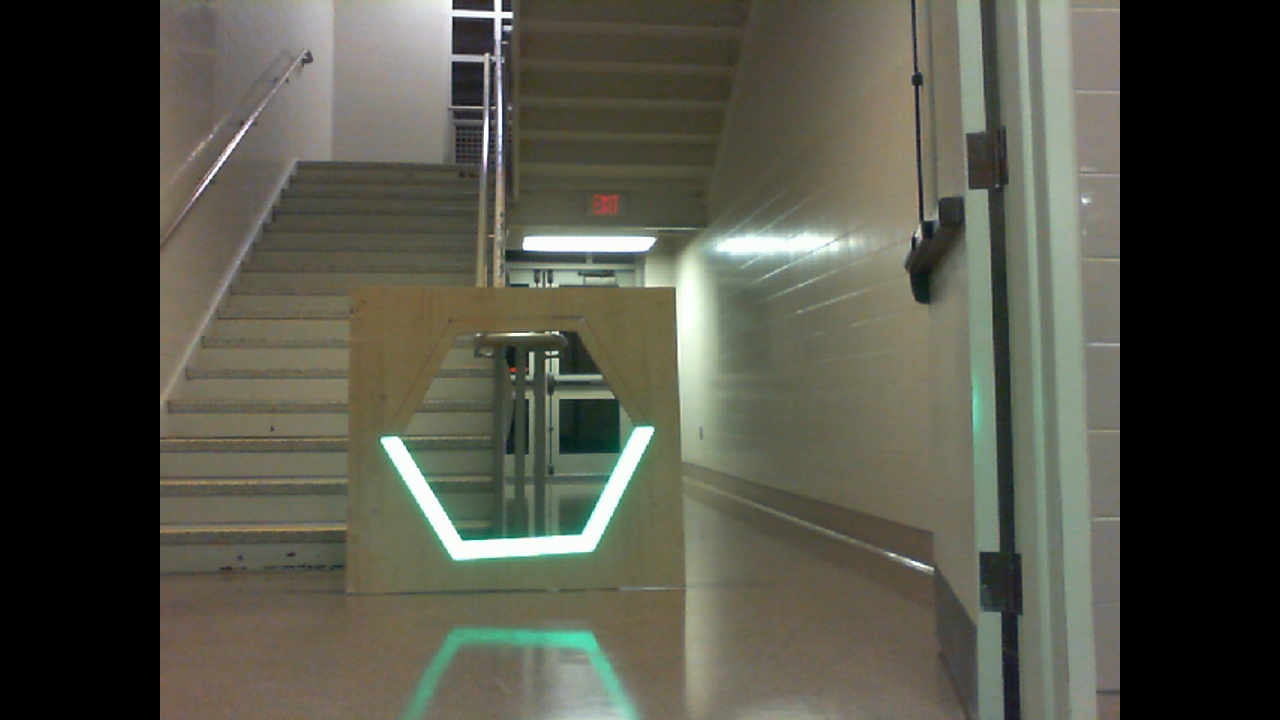
#> input picture local_frame.jpg, 1280 x 720 px
$ python -i grip_three_convexhull_trials.py   (imports and definitions only)   (older library calls are emulated)
#> lines starting #> are read from the running program, lines starting #| are printed output that depends on the picture; after the words box and inside, x2 and y2 are one past the last pixel; in counts of white or black regions, pixels touching at a corner belong together
#> further down, picture is the input picture: shape (720, 1280, 3); mean B, G, R 70.4, 82.2, 81.8
import cv2
import numpy
import math
from enum import Enum

class TapeRecCodeThreeTrials:
    """
    An OpenCV pipeline generated by GRIP.
    """

    def __init__(self):
        """initializes all values to presets or None if need to be set
        """

        self.__cv_resize_dsize = (0, 0)
        self.__cv_resize_fx = 1.0
        self.__cv_resize_fy = 1.0
        self.__cv_resize_interpolation = cv2.INTER_LINEAR

        self.cv_resize_output = None

        self.__blur_input = self.cv_resize_output
        self.__blur_type = BlurType.Bilateral_Filter
        self.__blur_radius = 0.0

        self.blur_output = None

        self.__hsl_threshold_input = self.blur_output
        self.__hsl_threshold_hue = [9.050352694584394, 45.47823477955659]
        self.__hsl_threshold_saturation = [7.65737122278156, 195.93506339877877]
        self.__hsl_threshold_luminance = [172.56124556362067, 255.0]

        self.hsl_threshold_output = None

        self.__mask_input = self.blur_output
        self.__mask_mask = self.hsl_threshold_output

        self.mask_output = None

        self.__rgb_threshold_input = self.mask_output
        self.__rgb_threshold_red = [0.0, 255.0]
        self.__rgb_threshold_green = [0.0, 255.0]
        self.__rgb_threshold_blue = [215.55755395683448, 255.0]

        self.rgb_threshold_output = None

        self.__find_contours_input = self.rgb_threshold_output
        self.__find_contours_external_only = False

        self.find_contours_output = None

        self.__convex_hulls_contours = self.find_contours_output

        self.convex_hulls_output = None

        self.__filter_contours_contours = self.convex_hulls_output
        self.__filter_contours_min_area = 200.0
        self.__filter_contours_min_perimeter = 100.0
        self.__filter_contours_min_width = 0.0
        self.__filter_contours_max_width = 100000.0
        self.__filter_contours_min_height = 0.0
        self.__filter_contours_max_height = 100000.0
        self.__filter_contours_solidity = [0, 100]
        self.__filter_contours_max_vertices = 1000000.0
        self.__filter_contours_min_vertices = 0.0
        self.__filter_contours_min_ratio = 0.0
        self.__filter_contours_max_ratio = 1000.0

        self.filter_contours_output = None


    def process(self, source0):
        """
        Runs the pipeline and sets all outputs to new values.
        """
        # Step CV_resize0:
        self.__cv_resize_src = source0
        (self.cv_resize_output) = self.__cv_resize(self.__cv_resize_src, self.__cv_resize_dsize, self.__cv_resize_fx, self.__cv_resize_fy, self.__cv_resize_interpolation)

        # Step Blur0:
        self.__blur_input = self.cv_resize_output
        (self.blur_output) = self.__blur(self.__blur_input, self.__blur_type, self.__blur_radius)

        # Step HSL_Threshold0:
        self.__hsl_threshold_input = self.blur_output
        (self.hsl_threshold_output) = self.__hsl_threshold(self.__hsl_threshold_input, self.__hsl_threshold_hue, self.__hsl_threshold_saturation, self.__hsl_threshold_luminance)

        # Step Mask0:
        self.__mask_input = self.blur_output
        self.__mask_mask = self.hsl_threshold_output
        (self.mask_output) = self.__mask(self.__mask_input, self.__mask_mask)

        # Step RGB_Threshold0:
        self.__rgb_threshold_input = self.mask_output
        (self.rgb_threshold_output) = self.__rgb_threshold(self.__rgb_threshold_input, self.__rgb_threshold_red, self.__rgb_threshold_green, self.__rgb_threshold_blue)

        # Step Find_Contours0:
        self.__find_contours_input = self.rgb_threshold_output
        (self.find_contours_output) = self.__find_contours(self.__find_contours_input, self.__find_contours_external_only)

        # Step Convex_Hulls0:
        self.__convex_hulls_contours = self.find_contours_output
        (self.convex_hulls_output) = self.__convex_hulls(self.__convex_hulls_contours)

        # Step Filter_Contours0:
        self.__filter_contours_contours = self.convex_hulls_output
        (self.filter_contours_output) = self.__filter_contours(self.__filter_contours_contours, self.__filter_contours_min_area, self.__filter_contours_min_perimeter, self.__filter_contours_min_width, self.__filter_contours_max_width, self.__filter_contours_min_height, self.__filter_contours_max_height, self.__filter_contours_solidity, self.__filter_contours_max_vertices, self.__filter_contours_min_vertices, self.__filter_contours_min_ratio, self.__filter_contours_max_ratio)


    @staticmethod
    def __cv_resize(src, d_size, fx, fy, interpolation):
        """Resizes an Image.
        Args:
            src: A numpy.ndarray.
            d_size: Size to set the image.
            fx: The scale factor for the x.
            fy: The scale factor for the y.
            interpolation: Opencv enum for the type of interpolation.
        Returns:
            A resized numpy.ndarray.
        """
        return cv2.resize(src, d_size, fx=fx, fy=fy, interpolation=interpolation)

    @staticmethod
    def __blur(src, type, radius):
        """Softens an image using one of several filters.
        Args:
            src: The source mat (numpy.ndarray).
            type: The blurType to perform represented as an int.
            radius: The radius for the blur as a float.
        Returns:
            A numpy.ndarray that has been blurred.
        """
        if(type is BlurType.Box_Blur):
            ksize = int(2 * round(radius) + 1)
            return cv2.blur(src, (ksize, ksize))
        elif(type is BlurType.Gaussian_Blur):
            ksize = int(6 * round(radius) + 1)
            return cv2.GaussianBlur(src, (ksize, ksize), round(radius))
        elif(type is BlurType.Median_Filter):
            ksize = int(2 * round(radius) + 1)
            return cv2.medianBlur(src, ksize)
        else:
            return cv2.bilateralFilter(src, -1, round(radius), round(radius))

    @staticmethod
    def __hsl_threshold(input, hue, sat, lum):
        """Segment an image based on hue, saturation, and luminance ranges.
        Args:
            input: A BGR numpy.ndarray.
            hue: A list of two numbers the are the min and max hue.
            sat: A list of two numbers the are the min and max saturation.
            lum: A list of two numbers the are the min and max luminance.
        Returns:
            A black and white numpy.ndarray.
        """
        out = cv2.cvtColor(input, cv2.COLOR_BGR2HLS)
#> out: shape (720, 1280, 3); mean of channels 0, 1, 2 27.4, 77.4, 25.3
        return cv2.inRange(out, (hue[0], lum[0], sat[0]),  (hue[1], lum[1], sat[1]))
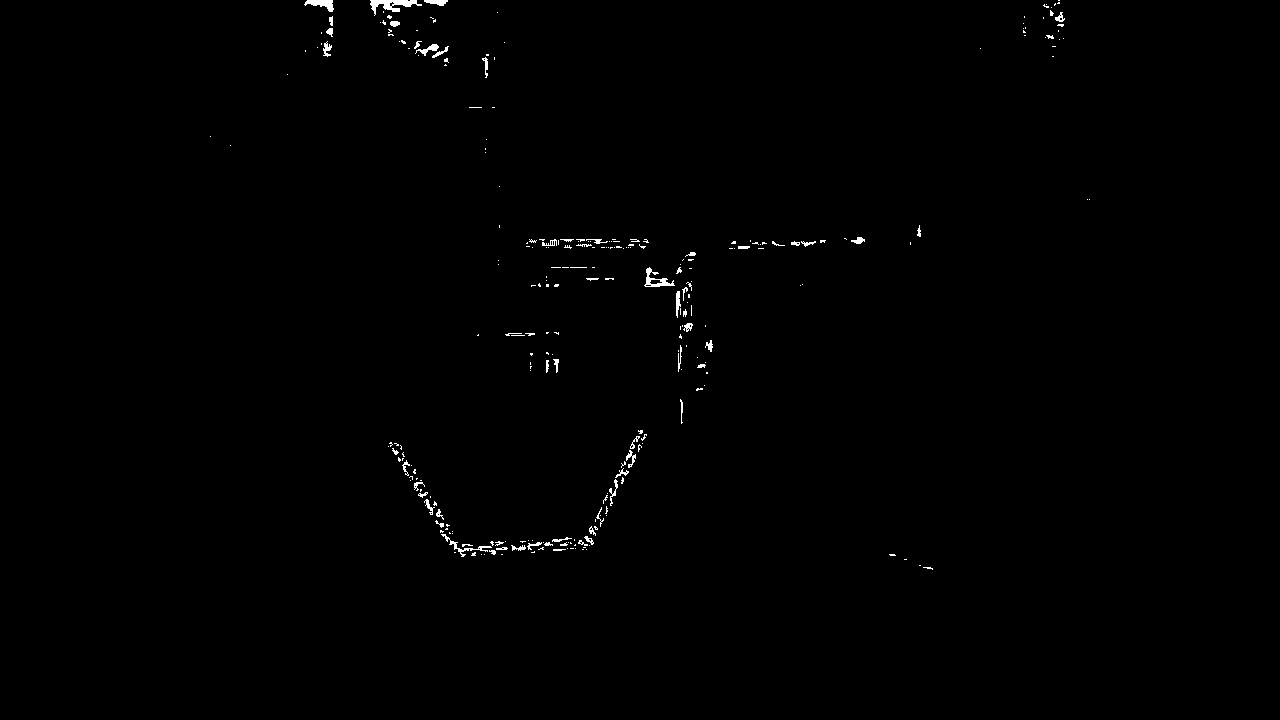
#> returned value: shape (720, 1280); 0.48% white; 275 white regions (213 under 20 px), largest, box (x1, y1, x2, y2) and area: (370, 0, 422, 16) 348, (644, 267, 675, 287) 219, (304, 0, 334, 12) 189

    @staticmethod
    def __mask(input, mask):
        """Filter out an area of an image using a binary mask.
        Args:
            input: A three channel numpy.ndarray.
            mask: A black and white numpy.ndarray.
        Returns:
            A three channel numpy.ndarray.
        """
        return cv2.bitwise_and(input, input, mask=mask)
#> returned value: shape (720, 1280, 3)

    @staticmethod
    def __rgb_threshold(input, red, green, blue):
        """Segment an image based on color ranges.
        Args:
            input: A BGR numpy.ndarray.
            red: A list of two numbers the are the min and max red.
            green: A list of two numbers the are the min and max green.
            blue: A list of two numbers the are the min and max blue.
        Returns:
            A black and white numpy.ndarray.
        """
        out = cv2.cvtColor(input, cv2.COLOR_BGR2RGB)
        return cv2.inRange(out, (red[0], green[0], blue[0]),  (red[1], green[1], blue[1]))
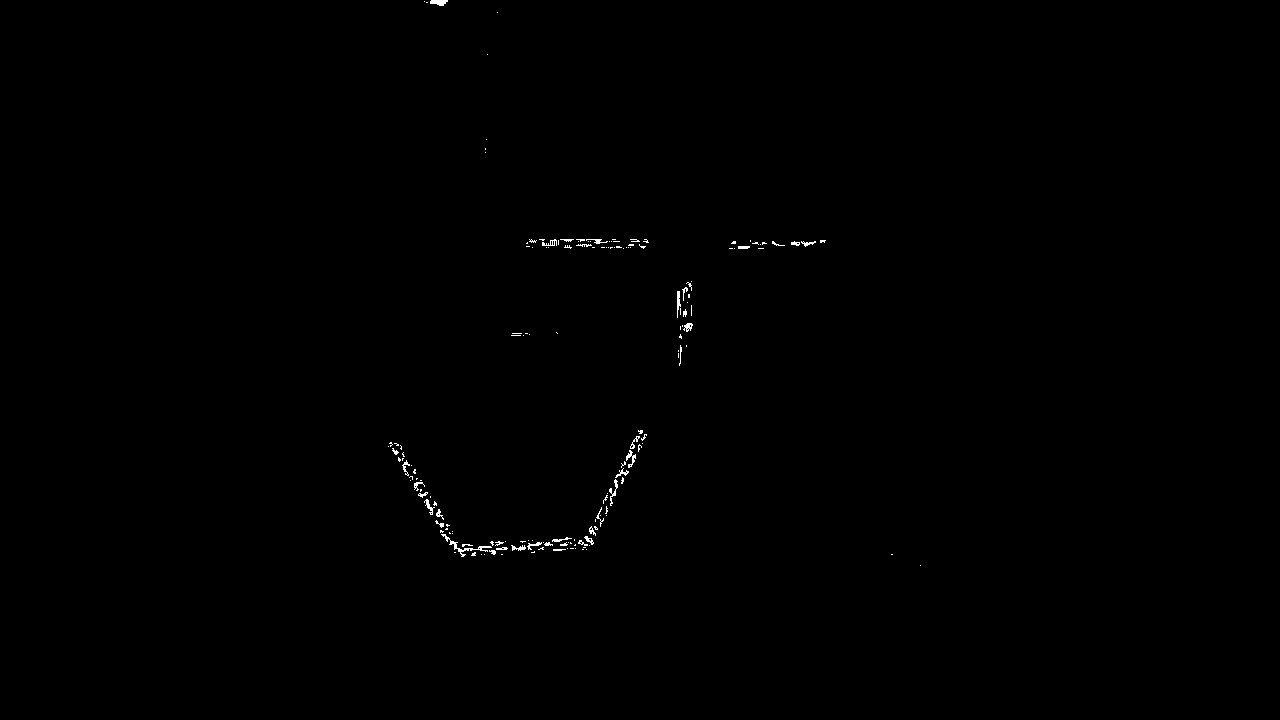
#> returned value: shape (720, 1280); 0.24% white in thin lines or dots, all inside (x1, y1, x2, y2) = (388, 0, 921, 566)

    @staticmethod
    def __find_contours(input, external_only):
        """Sets the values of pixels in a binary image to their distance to the nearest black pixel.
        Args:
            input: A numpy.ndarray.
            external_only: A boolean. If true only external contours are found.
        Return:
            A list of numpy.ndarray where each one represents a contour.
        """
        if(external_only):
            mode = cv2.RETR_EXTERNAL
        else:
            mode = cv2.RETR_LIST
        method = cv2.CHAIN_APPROX_SIMPLE
        im2, contours, hierarchy =cv2.findContours(input, mode=mode, method=method)
        return contours

    @staticmethod
    def __convex_hulls(input_contours):
        """Computes the convex hulls of contours.
        Args:
            input_contours: A list of numpy.ndarray that each represent a contour.
        Returns:
            A list of numpy.ndarray that each represent a contour.
        """
        output = []
        for contour in input_contours:
            output.append(cv2.convexHull(contour))
        return output

    @staticmethod
    def __filter_contours(input_contours, min_area, min_perimeter, min_width, max_width,
                        min_height, max_height, solidity, max_vertex_count, min_vertex_count,
                        min_ratio, max_ratio):
        """Filters out contours that do not meet certain criteria.
        Args:
            input_contours: Contours as a list of numpy.ndarray.
            min_area: The minimum area of a contour that will be kept.
            min_perimeter: The minimum perimeter of a contour that will be kept.
            min_width: Minimum width of a contour.
            max_width: MaxWidth maximum width.
            min_height: Minimum height.
            max_height: Maximimum height.
            solidity: The minimum and maximum solidity of a contour.
            min_vertex_count: Minimum vertex Count of the contours.
            max_vertex_count: Maximum vertex Count.
            min_ratio: Minimum ratio of width to height.
            max_ratio: Maximum ratio of width to height.
        Returns:
            Contours as a list of numpy.ndarray.
        """
#> called with min_area = 200, min_perimeter = 100, min_width = 0, max_width = 100000, min_height = 0, max_height = 100000, max_vertex_count = 1000000, min_vertex_count = 0
        output = []
        for contour in input_contours:
            x,y,w,h = cv2.boundingRect(contour)
            if (w < min_width or w > max_width):
                continue
            if (h < min_height or h > max_height):
                continue
            area = cv2.contourArea(contour)
            if (area < min_area):
                continue
            if (cv2.arcLength(contour, True) < min_perimeter):
                continue
            hull = cv2.convexHull(contour)
            solid = 100 * area / cv2.contourArea(hull)
            if (solid < solidity[0] or solid > solidity[1]):
                continue
            if (len(contour) < min_vertex_count or len(contour) > max_vertex_count):
                continue
            ratio = (float)(w) / h
            if (ratio < min_ratio or ratio > max_ratio):
                continue
            output.append(contour)
        return output


BlurType = Enum('BlurType', 'Box_Blur Gaussian_Blur Median_Filter Bilateral_Filter')

>>> import cv2
>>> picture = cv2.imread('local_frame.jpg')
>>> result = TapeRecCodeThreeTrials().process(picture)

$ run again, on pi_frame.jpg
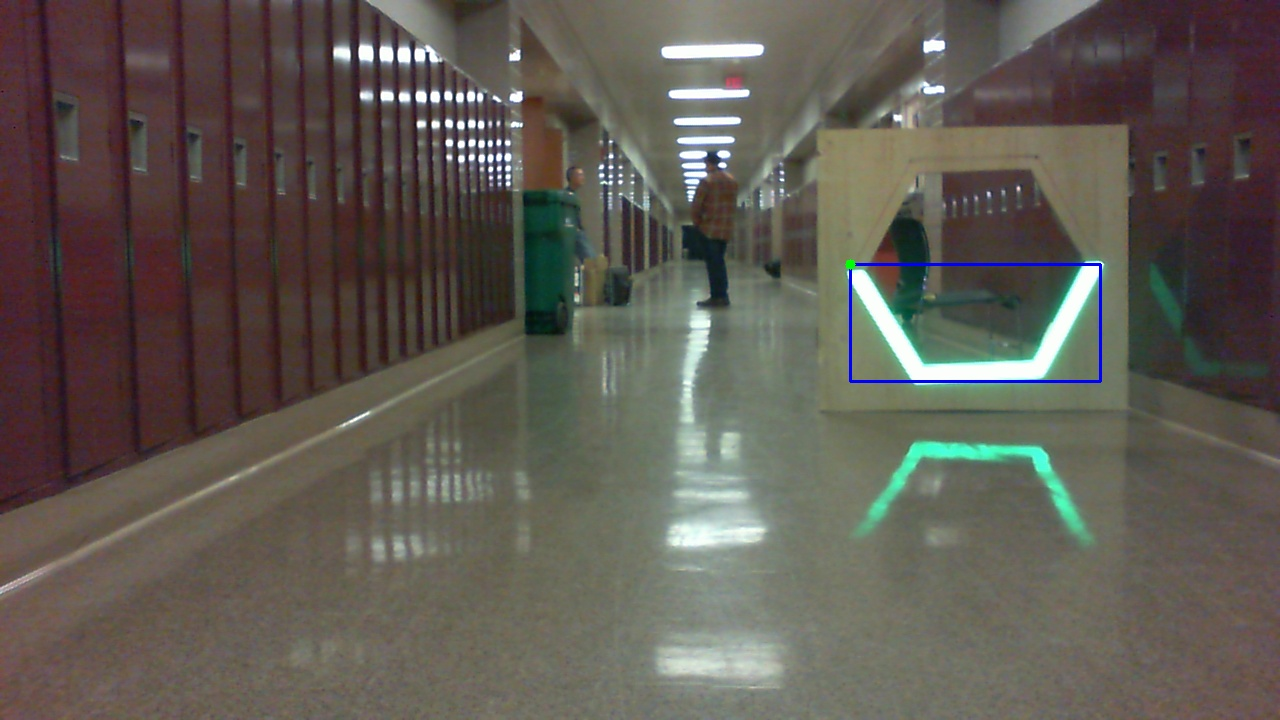
#> input picture pi_frame.jpg, 1280 x 720 px
#> picture is the input picture: shape (720, 1280, 3); mean B, G, R 82.4, 90.1, 95.6
#> in __hsl_threshold, `return cv2.inRange(out, (hue[0], lum[0], sat[0]),  (hue[1], lum[1], sa..`:
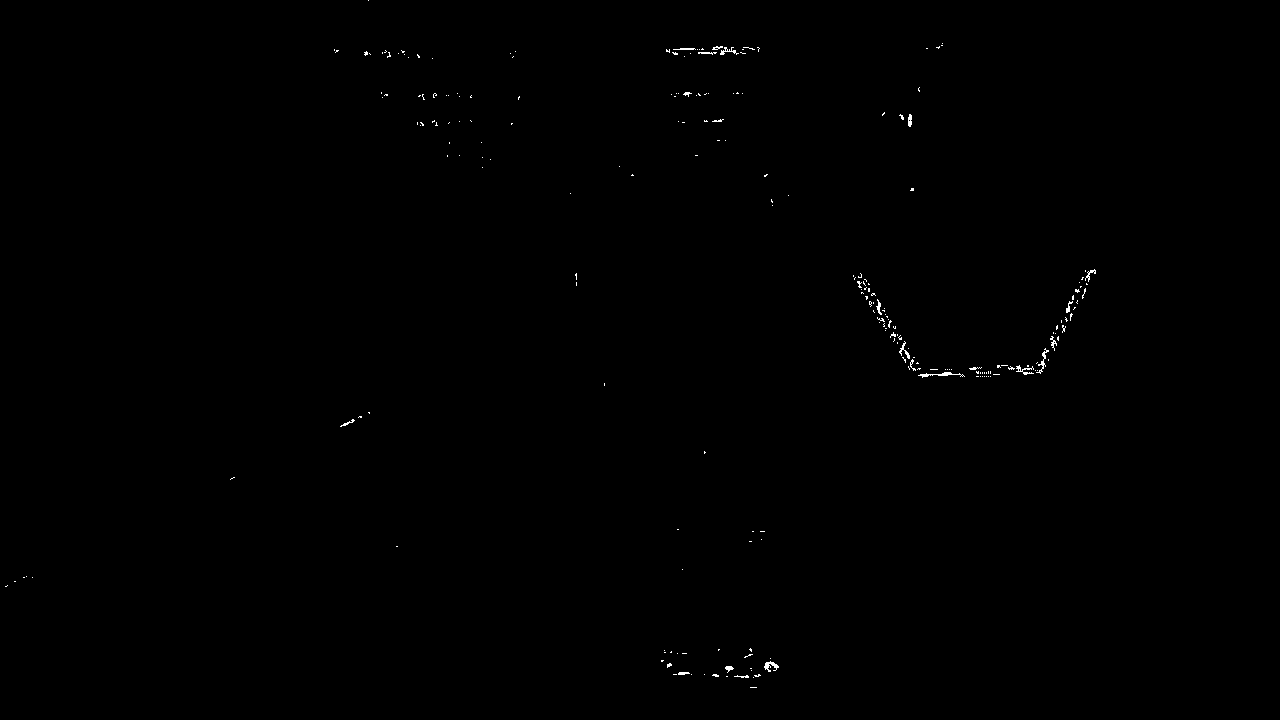
#> returned value: shape (720, 1280); 0.2% white in thin lines or dots, all inside (x1, y1, x2, y2) = (5, 0, 1096, 688)
